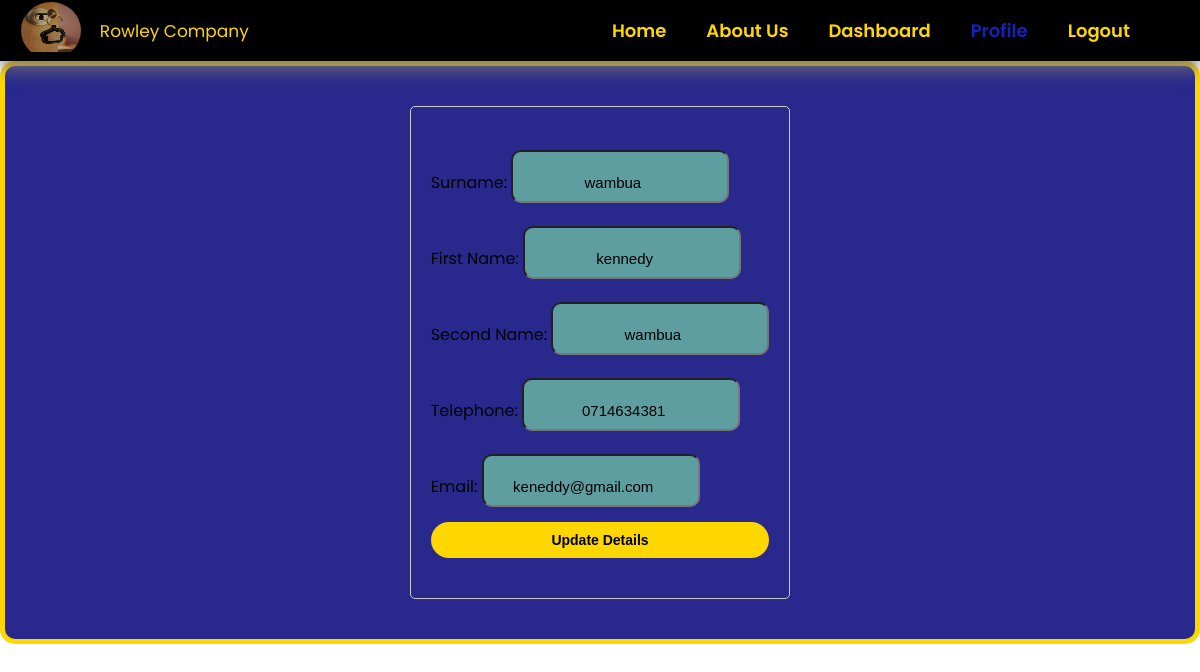
Screenshot of /profile (signed in) with the database file from the repository.
### project/models.py (models this page shows, shortened)
class User(UserMixin, db.Model):
    id = db.Column(db.Integer, primary_key=True)
    surname = db.Column(db.String(50), nullable=False)
    first_name = db.Column(db.String(50), nullable=False)
    second_name = db.Column(db.String(50), nullable=False)
    telephone = db.Column(db.String(10), nullable=False)
    email = db.Column(db.String(120), unique=True, nullable=False)
    gender = db.Column(db.String(10), nullable=False)
    role = db.Column(db.String(10), nullable=False)
    password = db.Column(db.String(100), nullable=False)
    timestamp =  db.Column(db.DateTime, nullable=False, default=datetime.now(timezone.utc))
    bookings = db.relationship('Booking', backref='user', lazy=True)
    properties_managed = db.relationship('Property', backref='agent', lazy=True)
    tasks = db.relationship('Task', backref='user', lazy=True)
    messages_sent = db.relationship('Message', foreign_keys='Message.sender_id', backref='sender', lazy=True)
    messages_received = db.relationship('Message', foreign_keys='Message.recipient_id', backref='recipient', lazy=True)

### project/main.py (the view)
@main.route('/profile')
@login_required
def profile():
    return render_template('profile.html', active_page='profile')

### project/templates/profile.html (shortened to what this page needs)
{% extends 'base.html' %}
{% block head %}
  {{super()}}
  <link rel="stylesheet" href="/static/css/profile.css">
{% endblock %}
{% block content %}
    <div class="profile-check">
        <form class="profile-form" action="/profile" method="post">
            <label for="surname"> Surname:</label>
            <input type="text" name="surname" value="{{ current_user.surname }}" required><br>
            <label for="first_name"> First Name:</label>
            <input type="text" name="first_name" value="{{ current_user.first_name }}" required><br>
            <label for="second_name"> Second Name:</label>
            <input type="text" name="second_name" value="{{ current_user.second_name }}" required><br>
            <label for="telephone"> Telephone:</label>
            <input type="tel" name="telephone" value="{{ current_user.telephone }}" required><br>
            <label for="email"> Email:</label>
            <input type="email" name="email" value="{{ current_user.email }}" required><br>
            <div class="submit-btn">
                <button type="submit"> Update Details </button>
            </div>
        </form>
    </div>
{% endblock %}

### project/static/css/main.css (style rules this page uses)
* { box-sizing: border-box; margin: 0; padding: 0; }
body { margin: 0; padding: 0; font-family: "Poppins", sans-serif; }

### project/static/css/profile.css (style rules this page uses)
.profile-check { background-color: rgb(41, 41, 141); border: 5px solid gold; border-radius: 15px; padding: 20px 80px; width: 100%; display: flex; justify-content: center; height: calc(100vh-); }
.profile-form { max-width: 400px; margin: 20px auto; padding: 20px; border: 1px solid #ccc; border-radius: 5px; }
.profile-form input { padding: 22px 15px 10px 0; margin-top: 23px; background: cadetblue; font-size: 15px; border-radius: 10px; text-align: center; }
.submit-btn { margin-bottom: 20px; margin-top: 15px; display: flex; flex-direction: column; justify-content: center; }
.submit-btn button { width: 100%; color: black; font-size: 14px; font-weight: bold; padding: 10px; background-color: gold; border: none; border-radius: 70px; cursor: pointer; }

### rows the page displays
User: surname "wambua", first_name "kennedy", second_name "wambua", telephone "0714634381", email "keneddy@gmail.com"
